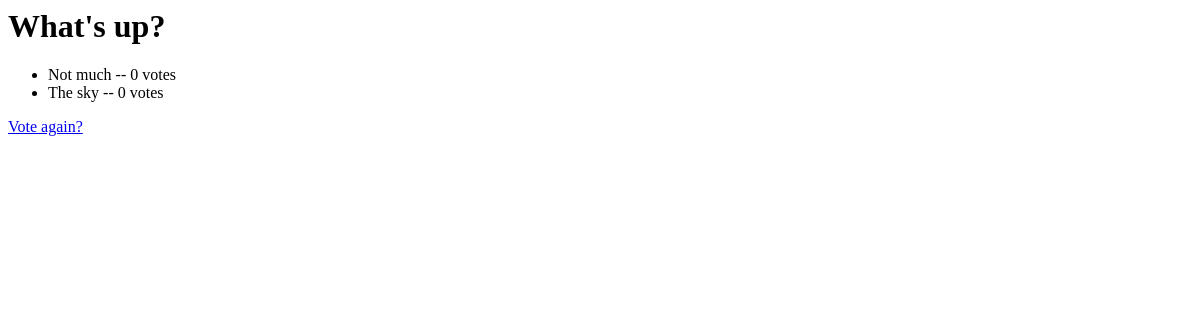
/polls/1/results/, run on an earlier commit of the app's database.
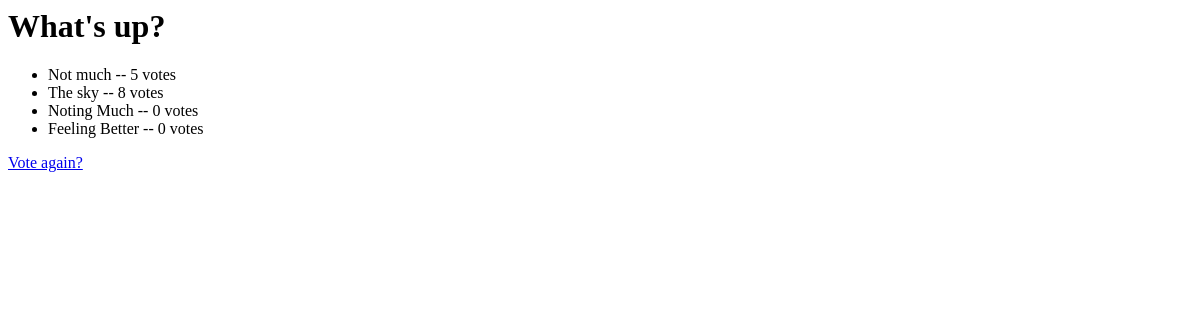
And on a later commit of the database.
### polls/models.py (models this page shows, shortened)
class Question(models.Model):
    question_text = models.CharField(max_length=200)
    pub_date = models.DateTimeField('date published')
    def was_publish_recently(self):
        now = timezone.now()
        return now - datetime.timedelta(days=1) <= self.pub_date <= now
    was_publish_recently.admin_order_field = 'pub_date'
    was_publish_recently.boolean = True
    was_publish_recently.short_description  = 'Published recently?'

class Choice(models.Model):
    question = models.ForeignKey(Question, on_delete=models.CASCADE)
    choice_text = models.CharField(max_length=200)
    votes = models.IntegerField(default=0)

### polls/views.py (the view)
# urls.py: path('<int:pk>/results/', views.ResultsView.as_view(), name='results'),
class ResultsView(generic.DetailView):
    model = Question
    template_name = 'polls/results.html'

### templates/polls/results.html
<h1>{{ question.question_text }}</h1>
<ul>
{% for choice in question.choice_set.all %}
    <li>{{ choice.choice_text }} -- {{ choice.votes }} vote{{ choice.votes|pluralize }}</li>
{% endfor %}
</ul>
<a href="{% url 'polls:detail' question.id %}"> Vote again?</a>

What changed in the data, as far as the page shows it:
changed Choice "Not much": votes "0" → "5"
changed Choice "The sky": votes "0" → "8"
added Choice: choice_text "Noting Much", votes "0"
added Choice: choice_text "Feeling Better", votes "0"
